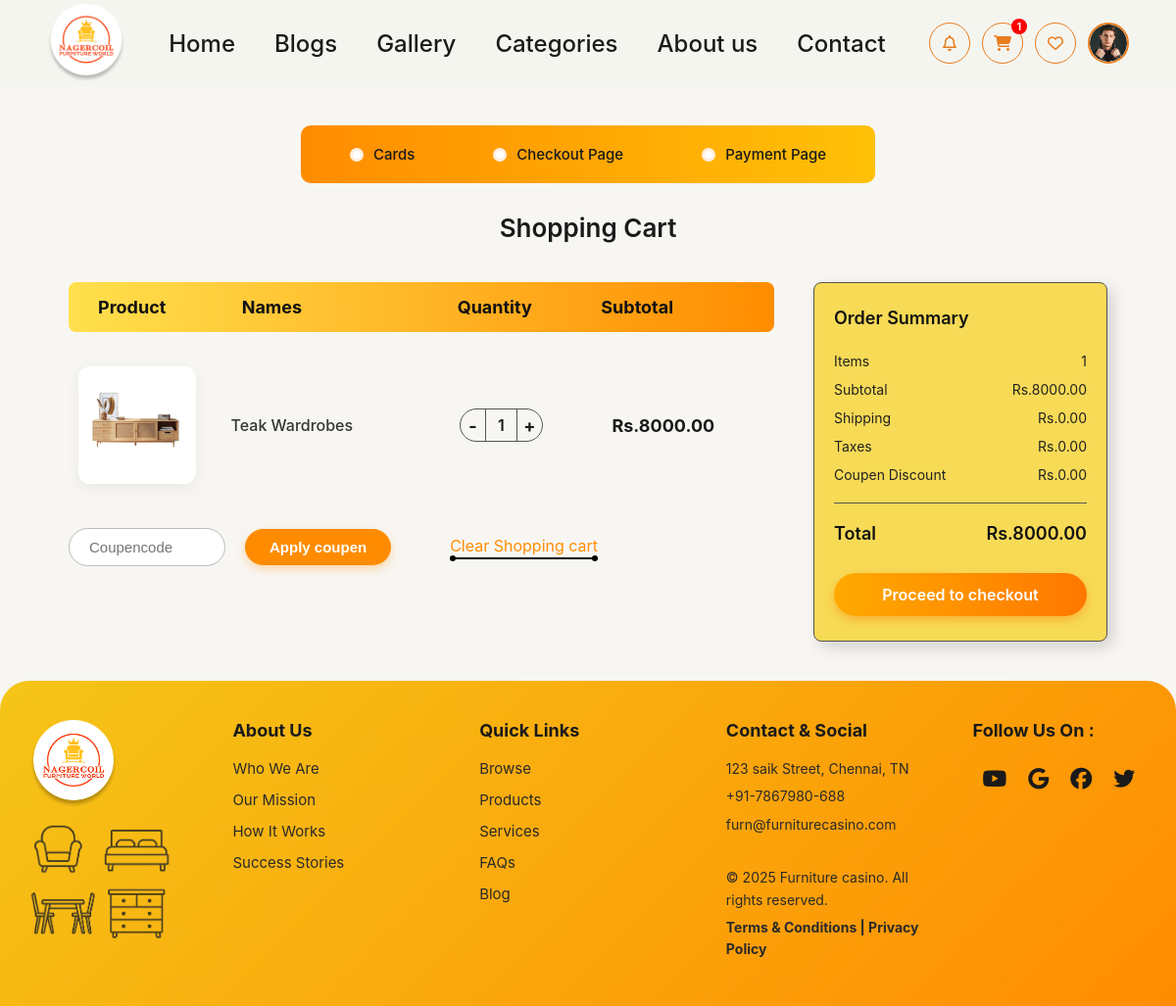
Before: /cart/ (signed in) with the older database file.
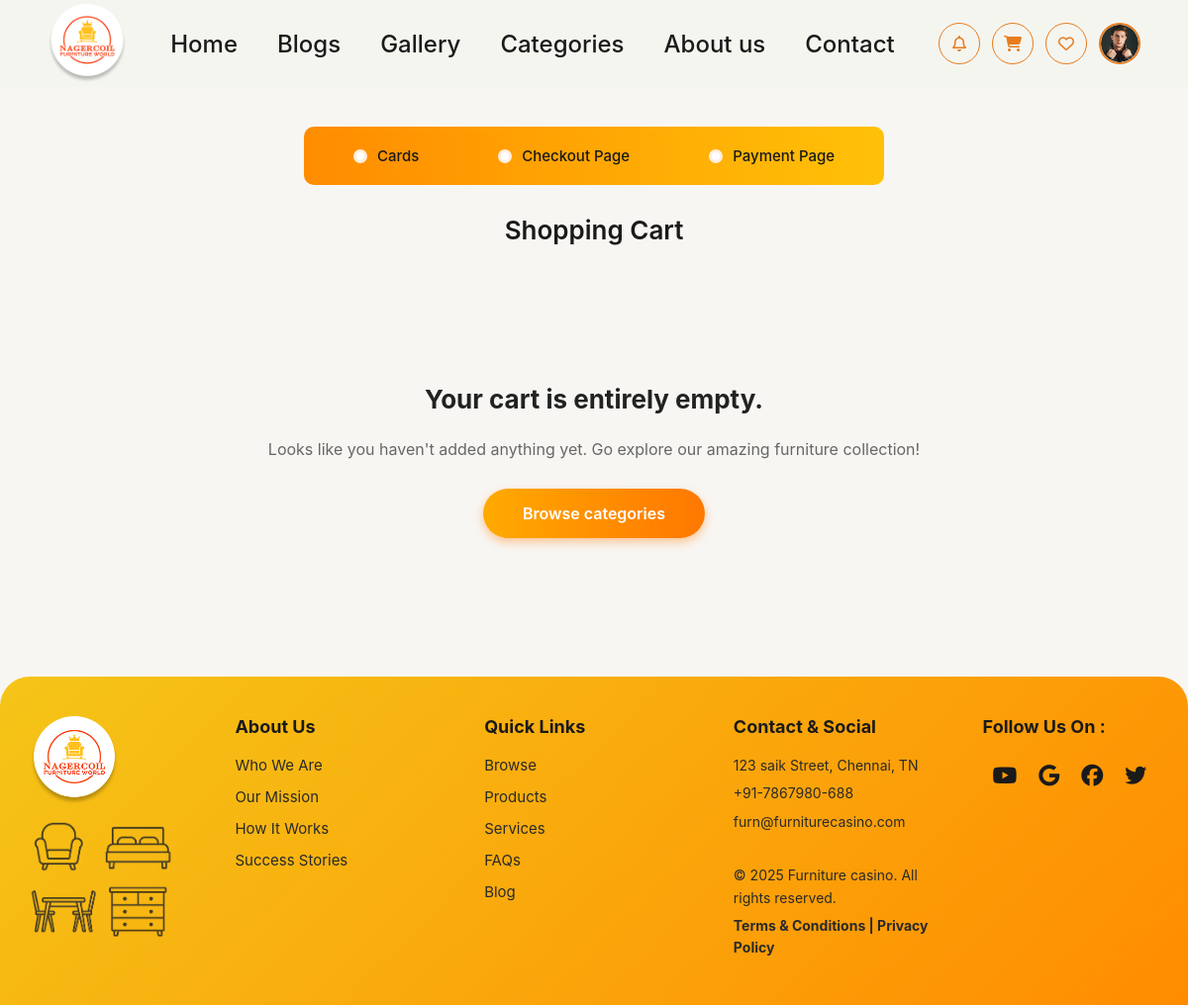
After: the same page with the newer database file.
### furniture/models.py (models this page shows, shortened)
class User(AbstractUser):
    profile_picture = models.ImageField(upload_to='profiles/', null=True, blank=True)
    phone = models.CharField(max_length=15, blank=True)
    gender = models.CharField(max_length=10, blank=True)
    groups = models.ManyToManyField(
        Group,
        verbose_name='groups',
        blank=True,
        help_text='The groups this user belongs to.',
        related_name='custom_user_set',
        related_query_name='custom_user',
    )
    user_permissions = models.ManyToManyField(
        Permission,
        verbose_name='user permissions',
        blank=True,
        help_text='Specific permissions for this user.',
        related_name='custom_user_permissions_set',
        related_query_name='custom_user',
    )

class Cart(models.Model):
    user = models.OneToOneField(User, on_delete=models.CASCADE, related_name='cart')
    created_at = models.DateTimeField(auto_now_add=True)
    def total(self):
        return sum(item.subtotal() for item in self.items.all())

class CartItem(models.Model):
    cart = models.ForeignKey(Cart, on_delete=models.CASCADE, related_name='items')
    product = models.ForeignKey(Product, on_delete=models.CASCADE)
    quantity = models.PositiveIntegerField(default=1)
    def subtotal(self):
        return self.product.price * self.quantity

class Product(models.Model):
    name = models.CharField(max_length=200)
    category = models.ForeignKey(Category, on_delete=models.CASCADE, related_name='products')
    description = models.TextField(blank=True)
    price = models.DecimalField(max_digits=10, decimal_places=2)
    image = models.ImageField(upload_to='products/')
    stock = models.PositiveIntegerField(default=0)
    created_at = models.DateTimeField(auto_now_add=True)

### furniture/views.py (the view)
# urls.py: path('cart/',                           views.cart,             name='cart'),
@login_required
def cart(request):
    cart_obj, _ = Cart.objects.get_or_create(user=request.user)
    cart_obj = Cart.objects.prefetch_related('items__product__category').get(pk=cart_obj.pk)
    return render(request, 'cart.html', {'cart': cart_obj})

### furniture/templatetags/shop_tags.py (called while the page is built)
@register.simple_tag(takes_context=True)
def product_image_src(context, product):
    if product and getattr(product, 'image', None) and getattr(product.image, 'name', None):
        try:
            if product.image.storage.exists(product.image.name) and product.image.storage.size(product.image.name) > 300:
                return product.image.url
        except Exception:
            pass
    if product and getattr(product, 'id', None):
        fallback_num = (product.id % 9) + 1
        if fallback_num == 0:
            fallback_num = 1
    else:
        fallback_num = 1
    return f'/static/images/pro{fallback_num}.png'

### furniture/templates/cart.html (shortened to what this page needs)
{% extends 'base.html' %}
{% load static %}
{% load shop_tags %}
{% block content %}
<div class="cart-container">
  <div class="progress-bar-wrapper">
    <div class="progress-bar">
      <div class="progress-step">
        <span class="progress-dot"></span>
        Cards
      </div>
      <div class="progress-step">
        <span class="progress-dot"></span>
        Checkout Page
      </div>
      <div class="progress-step">
        <span class="progress-dot"></span>
        Payment Page
      </div>
    </div>
  </div>
  <h1 class="cart-title">Shopping Cart</h1>
  {% if cart and cart.items.exists %}
    <div class="cart-layout">
      <div class="cart-left">
        <div class="cart-header">
          <div>Product</div>
          <div>Names</div>
          <div>Quantity</div>
          <div>Subtotal</div>
        </div>
        {% for item in cart.items.all %}
        <div class="cart-row">
          <div class="cart-item-image">
            <img src="{% product_image_src item.product %}" alt="{{ item.product.name }}" width="120" height="120" loading="lazy">
          </div>
          <div class="cart-item-name">{{ item.product.name }}</div>
          <div>
            <div class="cart-quantity-box">
              <a href="{% url 'decrease_cart_item' item.id %}" class="qty-btn" style="text-decoration: none; color: inherit;">-</a>
              <div class="qty-val">{{ item.quantity }}</div>
              <a href="{% url 'add_to_cart' item.product.id %}" class="qty-btn" style="text-decoration: none; color: inherit;">+</a>
            </div>
          </div>
          <div class="cart-subtotal">Rs.{{ item.subtotal|floatformat:2 }}</div>
        </div>
        {% endfor %}
        <div class="cart-bottom-actions">
          <input type="text" class="coupon-input" placeholder="Coupencode">
          <button class="btn-apply">Apply coupen</button>
          <form action="{% url 'clear_cart' %}" method="post" style="display:inline;">
            <button type="submit" class="clear-cart" style="background:none;border:none;font:inherit;cursor:pointer;padding:0;">
              Clear Shopping cart
              <div class="clear-cart-line"></div>
            </button>
          </form>
        </div>
      </div>
      <div class="cart-right">
        <div class="summary-title">Order Summary</div>
        <div class="summary-row">
          <span>Items</span>
          <span>{{ cart.items.count }}</span>
        </div>
        <div class="summary-row">
          <span>Subtotal</span>
          <span>Rs.{{ cart.total|floatformat:2 }}</span>
        </div>
        <div class="summary-row">
          <span>Shipping</span>
          <span>Rs.0.00</span>
        </div>
        <div class="summary-row">
          <span>Taxes</span>
          <span>Rs.0.00</span>
        </div>
        <div class="summary-row">
          <span>Coupen Discount</span>
          <span>Rs.0.00</span>
        </div>
        <div class="summary-divider"></div>
        <div class="summary-total">
          <span>Total</span>
          <span>Rs.{{ cart.total|floatformat:2 }}</span>
        </div>
        <a href="{% url 'checkout' %}" class="btn-checkout">Proceed to checkout</a>
      </div>
    </div>
  {% else %}
    <div style="text-align: center; padding: 100px 20px;">
        <h3 style="font-size: 26px; color: #222; margin-bottom: 25px;">Your cart is entirely empty.</h3>
        <p style="color: #666; margin-bottom: 30px; font-size: 16px;">Looks like you haven't added anything yet. Go explore our amazing furniture collection!</p>
        <a href="{% url 'categories' %}" class="btn-checkout" style="display: inline-block; width: auto; padding: 15px 40px;">Browse categories</a>
    </div>
  {% endif %}
</div>
{% endblock content %}

### furniture/templates/base.html (shortened to what the changed rows need)
<!DOCTYPE html>
<html lang="en">
<head>
  {% load static %}
  <link rel="stylesheet" href="https://cdnjs.cloudflare.com/ajax/libs/font-awesome/6.5.0/css/all.min.css" />
</head>
<body>
<nav>
  <div class="nav-icons">
    <a href="{% url 'cart' %}" class="nav-icon-btn" title="Cart" style="position: relative;">
      <i class="fa-solid fa-cart-shopping"></i>
      {% if user.is_authenticated and user.cart.items.count > 0 %}
        <span class="cart-badge">{{ user.cart.items.count }}</span>
      {% endif %}
    </a>
  </div>
</nav>
<main>
  {% block content %}{% endblock %}
</main>
</body>
</html>

Changed rows visible on the page:
no longer on this page (row edited): User: cart.items.count "1"
removed CartItem: product.name "Teak Wardrobes", quantity "1", subtotal "8000.00"
no longer on this page (row unchanged): Cart: items.count "1", total "8000.00"
Other visible differences:
text no longer shown: "Product Names Quantity Subtotal Apply coupen Clear Shopping cart Order Summary Items Subtotal Rs. Shipping Rs.0.00 Taxes Rs.0.00 Coupen Discount Rs.0.00 Total Rs. Proceed to checkout"
text now shown: "Your cart is entirely empty. Looks like you haven't added anything yet. Go explore our amazing furniture collection! Browse categories"
